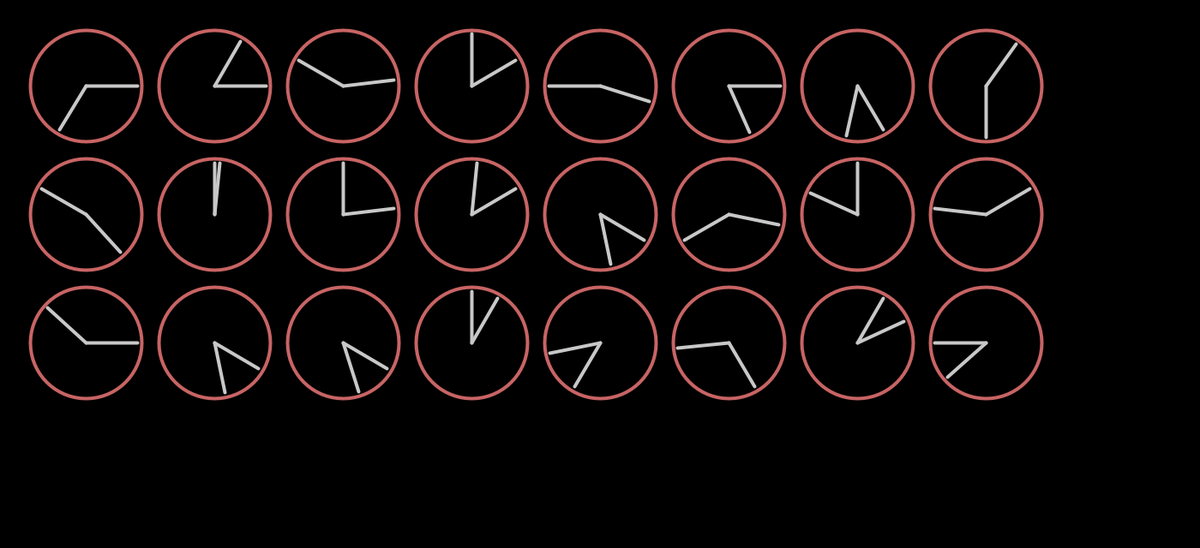
Frame 1 (no input)
Frame 60 (the mouse pressed at the canvas centre just before this capture): identical to frame 1, image omitted
Frame 120 (the mouse held since frame 60 and released just before this capture): identical to frame 1, image omitted

The Processing sketch that drew this single still picture (run headless with seeded random() and noise(); from frame 60 on, the mouse is pressed at the canvas centre):

// Processing sketch: multiClock
// ── multiClock.pde
int[][][] number = new int[10][6][2];
int[][][] position = new int[4][6][2];
float minutesRadius;
float hoursRadius;
float clockDiameter;
int minFirstDigit;
int minSecondDigit;
int hourFirstDigit;
int hourSecondDigit;
int oldMinSecondDigit = -1;
boolean init = true;
int count = 0;
boolean runningAnimation=true;

void initNumbers() {
  number[0][0][0]=6; number[0][0][1]=15;
  number[0][1][0]=6; number[0][1][1]=45;
  number[0][2][0]=0; number[0][2][1]=30;
  number[0][3][0]=0; number[0][3][1]=30;
  number[0][4][0]=0; number[0][4][1]=15;
  number[0][5][0]=0; number[0][5][1]=45;
  number[1][0][0]=7; number[1][0][1]=35;
  number[1][1][0]=6; number[1][1][1]=30;
  number[1][2][0]=7; number[1][2][1]=35;
  number[1][3][0]=0; number[1][3][1]=30;
  number[1][4][0]=7; number[1][4][1]=35;
  number[1][5][0]=0; number[1][5][1]=0;
  number[2][0][0]=3; number[2][0][1]=15;
  number[2][1][0]=9; number[2][1][1]=30;
  number[2][2][0]=3; number[2][2][1]=30;
  number[2][3][0]=0; number[2][3][1]=45;
  number[2][4][0]=0; number[2][4][1]=15;
  number[2][5][0]=9; number[2][5][1]=45;
  number[3][0][0]=3; number[3][0][1]=15;
  number[3][1][0]=6; number[3][1][1]=45;
  number[3][2][0]=3; number[3][2][1]=15;
  number[3][3][0]=0; number[3][3][1]=30;
  number[3][4][0]=3; number[3][4][1]=15;
  number[3][5][0]=0; number[3][5][1]=45;
  number[4][0][0]=6; number[4][0][1]=30;
  number[4][1][0]=2; number[4][1][1]=10;
  number[4][2][0]=0; number[4][2][1]=15;
  number[4][3][0]=9; number[4][3][1]=30;
  number[4][4][0]=7; number[4][4][1]=35;
  number[4][5][0]=0; number[4][5][1]=0;
  number[5][0][0]=3; number[5][0][1]=30;
  number[5][1][0]=9; number[5][1][1]=45;
  number[5][2][0]=0; number[5][2][1]=15;
  number[5][3][0]=9; number[5][3][1]=30;
  number[5][4][0]=3; number[5][4][1]=15;
  number[5][5][0]=0; number[5][5][1]=45;
  number[6][0][0]=6; number[6][0][1]=30;
  number[6][1][0]=2; number[6][1][1]=10;
  number[6][2][0]=0; number[6][2][1]=30;
  number[6][3][0]=9; number[6][3][1]=30;
  number[6][4][0]=0; number[6][4][1]=15;
  number[6][5][0]=0; number[6][5][1]=45;
  number[7][0][0]=9; number[7][0][1]=15;
  number[7][1][0]=9; number[7][1][1]=30;
  number[7][2][0]=7; number[7][2][1]=35;
  number[7][3][0]=0; number[7][3][1]=30;
  number[7][4][0]=7; number[7][4][1]=35;
  number[7][5][0]=0; number[7][5][1]=30;
  number[8][0][0]=6; number[8][0][1]=15;
  number[8][1][0]=6; number[8][1][1]=45;
  number[8][2][0]=0; number[8][2][1]=20;
  number[8][3][0]=0; number[8][3][1]=40;
  number[8][4][0]=0; number[8][4][1]=15;
  number[8][5][0]=0; number[8][5][1]=45;
  number[9][0][0]=6; number[9][0][1]=15;
  number[9][1][0]=9; number[9][1][1]=30;
  number[9][2][0]=0; number[9][2][1]=15;
  number[9][3][0]=0; number[9][3][1]=30;
  number[9][4][0]=7; number[9][4][1]=35;
  number[9][5][0]=0; number[9][5][1]=30;
}

void initPositions() {
  position[0][0][0]=100;position[0][0][1]=100;
  position[0][1][0]=250;position[0][1][1]=100;
  position[0][2][0]=100;position[0][2][1]=250;
  position[0][3][0]=250;position[0][3][1]=250;
  position[0][4][0]=100;position[0][4][1]=400;
  position[0][5][0]=250;position[0][5][1]=400;
  position[1][0][0]=400;position[1][0][1]=100;
  position[1][1][0]=550;position[1][1][1]=100;
  position[1][2][0]=400;position[1][2][1]=250;
  position[1][3][0]=550;position[1][3][1]=250;
  position[1][4][0]=400;position[1][4][1]=400;
  position[1][5][0]=550;position[1][5][1]=400;
  position[2][0][0]=700;position[2][0][1]=100;
  position[2][1][0]=850;position[2][1][1]=100;
  position[2][2][0]=700;position[2][2][1]=250;
  position[2][3][0]=850;position[2][3][1]=250;
  position[2][4][0]=700;position[2][4][1]=400;
  position[2][5][0]=850;position[2][5][1]=400;
  position[3][0][0]=1000;position[3][0][1]=100;
  position[3][1][0]=1150;position[3][1][1]=100;
  position[3][2][0]=1000;position[3][2][1]=250;
  position[3][3][0]=1150;position[3][3][1]=250;
  position[3][4][0]=1000;position[3][4][1]=400;
  position[3][5][0]=1150;position[3][5][1]=400;
}

void drawClock(int cx,int cy,int hour,int min) {
  float m = map(min, 0, 60, 0, TWO_PI) - HALF_PI; 
  float h = map(hour, 0, 24, 0, TWO_PI * 2) - HALF_PI;
  
  noFill();
  strokeWeight(4);
  stroke(200,100,100);
  ellipse(cx, cy, clockDiameter, clockDiameter);
  
  // Draw the hands of the clock
  stroke(200);
  strokeWeight(4);
  line(cx, cy, cx + cos(m) * minutesRadius, cy + sin(m) * minutesRadius);
  strokeWeight(4);
  line(cx, cy, cx + cos(h) * hoursRadius, cy + sin(h) * hoursRadius);
}


void setup() {
  initNumbers();
  initPositions();
  size(1400, 640);
  background(0);
  stroke(255);
  int radius = 100;
  minutesRadius = radius * 0.60;
  hoursRadius = radius * 0.60;
  clockDiameter = radius * 1.3;
}

void draw() {
  int time = millis();
  if (millis() > time + 2000)
  {
    // action
    time = millis();
  }
  if (runningAnimation == false) {
    background(0);
  }
  minFirstDigit=int(minute() / 10);
  minSecondDigit=int(minute() % 10);
  hourFirstDigit=int(hour() / 10);
  hourSecondDigit=int(hour() % 10);
  if (oldMinSecondDigit!=minSecondDigit && init==true) {
    runningAnimation = true;
    count = 0;
    for (int i=0;i<6;i++) {  
      drawClock(position[0][i][0],position[0][i][1],int(random(0,11)),int(random(0,59)));
      drawClock(position[1][i][0],position[1][i][1],int(random(0,11)),int(random(0,59)));
      drawClock(position[2][i][0],position[2][i][1],int(random(0,11)),int(random(0,59)));
      drawClock(position[3][i][0],position[3][i][1],int(random(0,11)),int(random(0,59)));
    }
    init = false;
  } else {
    if (runningAnimation == false) {
      for (int i=0;i<6;i++) {  
        drawClock(position[0][i][0],position[0][i][1],number[hourFirstDigit][i][0],number[hourFirstDigit][i][1]);
        drawClock(position[1][i][0],position[1][i][1],number[hourSecondDigit][i][0],number[hourSecondDigit][i][1]);
        drawClock(position[2][i][0],position[2][i][1],number[minFirstDigit][i][0],number[minFirstDigit][i][1]);
        drawClock(position[3][i][0],position[3][i][1],number[minSecondDigit][i][0],number[minSecondDigit][i][1]);
      }
      oldMinSecondDigit=minSecondDigit;
      init = true;
      count = 0;
    }
  }
  if (count > 500) {
    runningAnimation = false;
  }
  count++;
  println(count);
}
